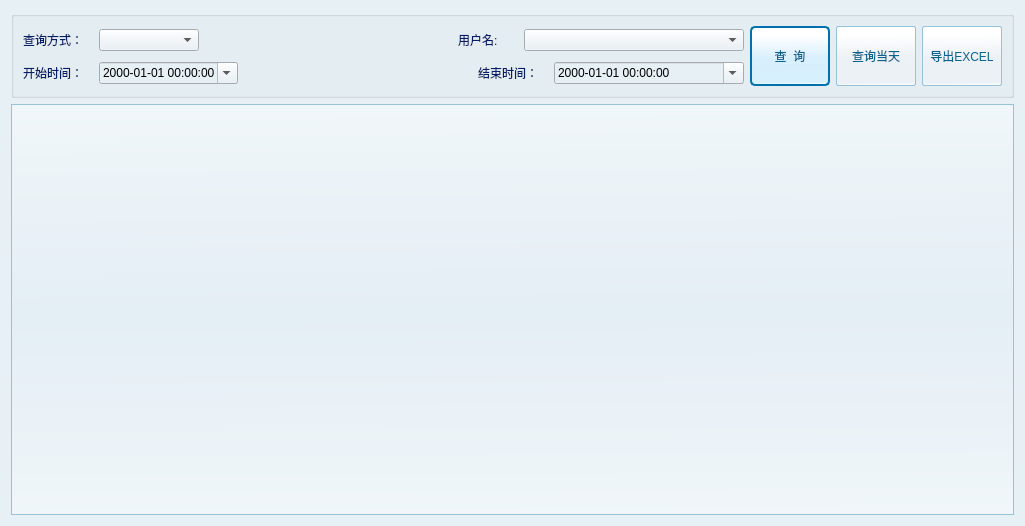
<ui version="4.0" >
 <class>CScoreRec</class>
 <widget class="QWidget" name="CScoreRec" >
  <property name="geometry" >
   <rect>
    <x>0</x>
    <y>0</y>
    <width>1025</width>
    <height>526</height>
   </rect>
  </property>
  <property name="windowTitle" >
   <string>成绩查询</string>
  </property>
  <property name="styleSheet" >
   <string notr="true" >
font: 14pt "宋体";
background-color: rgb(231, 240, 245);</string>
  </property>
  <layout class="QVBoxLayout" name="verticalLayout_3" >
   <item>
    <widget class="QGroupBox" name="groupBox" >
     <property name="styleSheet" >
      <string notr="true" >border-color: rgb(255, 3, 15);</string>
     </property>
     <property name="title" >
      <string/>
     </property>
     <layout class="QGridLayout" name="gridLayout" >
      <item row="0" column="0" >
       <layout class="QHBoxLayout" name="horizontalLayout" >
        <item>
         <widget class="QLabel" name="label" >
          <property name="minimumSize" >
           <size>
            <width>70</width>
            <height>0</height>
           </size>
          </property>
          <property name="maximumSize" >
           <size>
            <width>70</width>
            <height>16777215</height>
           </size>
          </property>
          <property name="styleSheet" >
           <string notr="true" >font: 75 10pt "新宋体";
color: rgb(4, 30, 103);
background-color: qlineargradient(spread:pad, x1:0.528364, y1:1, x2:0.511, y2:0.0113636, stop:0 rgba(255, 255, 255, 0), stop:0.5 rgba(224, 234, 245, 0), stop:1 rgba(255, 255, 255, 0));
    border-width:0px;</string>
          </property>
          <property name="text" >
           <string>查询方式：</string>
          </property>
         </widget>
        </item>
        <item>
         <widget class="QComboBox" name="comboMode" >
          <property name="minimumSize" >
           <size>
            <width>100</width>
            <height>0</height>
           </size>
          </property>
          <property name="maximumSize" >
           <size>
            <width>100</width>
            <height>16777215</height>
           </size>
          </property>
         </widget>
        </item>
       </layout>
      </item>
      <item row="0" column="1" colspan="2" >
       <layout class="QHBoxLayout" name="horizontalLayout_3" >
        <item>
         <spacer name="horizontalSpacer_2" >
          <property name="orientation" >
           <enum>Qt::Horizontal</enum>
          </property>
          <property name="sizeHint" stdset="0" >
           <size>
            <width>40</width>
            <height>20</height>
           </size>
          </property>
         </spacer>
        </item>
        <item>
         <widget class="QLabel" name="labelContent" >
          <property name="minimumSize" >
           <size>
            <width>60</width>
            <height>0</height>
           </size>
          </property>
          <property name="maximumSize" >
           <size>
            <width>60</width>
            <height>16777215</height>
           </size>
          </property>
          <property name="styleSheet" >
           <string notr="true" >font: 75 10pt "新宋体";
color: rgb(4, 30, 103);
background-color: qlineargradient(spread:pad, x1:0.528364, y1:1, x2:0.511, y2:0.0113636, stop:0 rgba(255, 255, 255, 0), stop:0.5 rgba(224, 234, 245, 0), stop:1 rgba(255, 255, 255, 0));
    border-width:0px;</string>
          </property>
          <property name="text" >
           <string>用户名:</string>
          </property>
         </widget>
        </item>
        <item>
         <widget class="QComboBox" name="comboContent" >
          <property name="minimumSize" >
           <size>
            <width>220</width>
            <height>0</height>
           </size>
          </property>
          <property name="editable" >
           <bool>false</bool>
          </property>
         </widget>
        </item>
       </layout>
      </item>
      <item rowspan="2" row="0" column="4" >
       <widget class="QPushButton" name="buttonSearch" >
        <property name="minimumSize" >
         <size>
          <width>0</width>
          <height>60</height>
         </size>
        </property>
        <property name="maximumSize" >
         <size>
          <width>80</width>
          <height>16777215</height>
         </size>
        </property>
        <property name="styleSheet" >
         <string notr="true" >background-color: qlineargradient(spread:pad, x1:0.520599, y1:1, x2:0.508, y2:0.142, stop:0 rgba(255, 255, 255, 255), stop:0.0564972 rgba(214, 240, 253, 255), stop:0.536723 rgba(216, 239, 253, 255), stop:1 rgba(255, 255, 255, 255));

    border-width: 2px;
    border-color: rgb(0, 113, 173);
    border-style: solid;
    border-radius: 5;
    padding:5px;
 
font: 11pt "汉仪中黑简";
color: rgb(7, 100, 143);</string>
        </property>
        <property name="text" >
         <string>查  询</string>
        </property>
       </widget>
      </item>
      <item row="1" column="0" colspan="2" >
       <layout class="QHBoxLayout" name="horizontalLayout_2" >
        <item>
         <widget class="QLabel" name="label_2" >
          <property name="minimumSize" >
           <size>
            <width>70</width>
            <height>0</height>
           </size>
          </property>
          <property name="maximumSize" >
           <size>
            <width>70</width>
            <height>16777215</height>
           </size>
          </property>
          <property name="styleSheet" >
           <string notr="true" >font: 75 10pt "新宋体";
color: rgb(4, 30, 103);
background-color: qlineargradient(spread:pad, x1:0.528364, y1:1, x2:0.511, y2:0.0113636, stop:0 rgba(255, 255, 255, 0), stop:0.5 rgba(224, 234, 245, 0), stop:1 rgba(255, 255, 255, 0));
    border-width:0px;</string>
          </property>
          <property name="text" >
           <string>开始时间：</string>
          </property>
         </widget>
        </item>
        <item>
         <widget class="QDateTimeEdit" name="dateTimeEditStart" >
          <property name="displayFormat" >
           <string>yyyy-MM-dd HH:mm:ss</string>
          </property>
          <property name="calendarPopup" >
           <bool>true</bool>
          </property>
         </widget>
        </item>
        <item>
         <spacer name="horizontalSpacer" >
          <property name="orientation" >
           <enum>Qt::Horizontal</enum>
          </property>
          <property name="sizeHint" stdset="0" >
           <size>
            <width>40</width>
            <height>20</height>
           </size>
          </property>
         </spacer>
        </item>
       </layout>
      </item>
      <item row="1" column="2" >
       <layout class="QHBoxLayout" name="horizontalLayout_4" >
        <item>
         <widget class="QLabel" name="label_3" >
          <property name="minimumSize" >
           <size>
            <width>70</width>
            <height>0</height>
           </size>
          </property>
          <property name="maximumSize" >
           <size>
            <width>70</width>
            <height>16777215</height>
           </size>
          </property>
          <property name="styleSheet" >
           <string notr="true" >font: 75 10pt "新宋体";
color: rgb(4, 30, 103);
background-color: qlineargradient(spread:pad, x1:0.528364, y1:1, x2:0.511, y2:0.0113636, stop:0 rgba(255, 255, 255, 0), stop:0.5 rgba(224, 234, 245, 0), stop:1 rgba(255, 255, 255, 0));
    border-width:0px;</string>
          </property>
          <property name="text" >
           <string>结束时间：</string>
          </property>
         </widget>
        </item>
        <item>
         <widget class="QDateTimeEdit" name="dateTimeEditEnd" >
          <property name="displayFormat" >
           <string>yyyy-MM-dd HH:mm:ss</string>
          </property>
          <property name="calendarPopup" >
           <bool>true</bool>
          </property>
         </widget>
        </item>
       </layout>
      </item>
      <item rowspan="2" row="0" column="5" >
       <widget class="QPushButton" name="buttonSearchTaday" >
        <property name="minimumSize" >
         <size>
          <width>0</width>
          <height>60</height>
         </size>
        </property>
        <property name="maximumSize" >
         <size>
          <width>80</width>
          <height>16777215</height>
         </size>
        </property>
        <property name="styleSheet" >
         <string notr="true" >background-color: qlineargradient(spread:pad, x1:0.520599, y1:1, x2:0.508, y2:0.142, stop:0 rgba(255, 255, 255, 255), stop:0.0564972 rgba(236, 241, 245, 255), stop:0.536723 rgba(236, 241, 245, 255), stop:1 rgba(255, 255, 255, 255));

    border-width: 1px;
    border-color: rgb(150, 194, 219);
    border-style: solid;
    border-radius:2;
    padding:5px;
 
font: 11pt "汉仪中黑简";
color: rgb(7, 100, 143);</string>
        </property>
        <property name="text" >
         <string>查询当天</string>
        </property>
       </widget>
      </item>
      <item rowspan="2" row="0" column="6" >
       <widget class="QPushButton" name="buttonExport" >
        <property name="minimumSize" >
         <size>
          <width>0</width>
          <height>60</height>
         </size>
        </property>
        <property name="maximumSize" >
         <size>
          <width>80</width>
          <height>16777215</height>
         </size>
        </property>
        <property name="styleSheet" >
         <string notr="true" >background-color: qlineargradient(spread:pad, x1:0.520599, y1:1, x2:0.508, y2:0.142, stop:0 rgba(255, 255, 255, 255), stop:0.0564972 rgba(236, 241, 245, 255), stop:0.536723 rgba(236, 241, 245, 255), stop:1 rgba(255, 255, 255, 255));

    border-width: 1px;
    border-color: rgb(150, 194, 219);
    border-style: solid;
    border-radius:2;
    padding:5px;
 
font: 11pt "汉仪中黑简";
color: rgb(7, 100, 143);</string>
        </property>
        <property name="text" >
         <string>导出EXCEL</string>
        </property>
       </widget>
      </item>
     </layout>
    </widget>
   </item>
   <item>
    <widget class="QTableView" name="listScoreRec" >
     <property name="styleSheet" >
      <string notr="true" >background-color: qlineargradient(spread:pad, x1:0.528364, y1:1, x2:0.511, y2:0.0113636, stop:0 rgba(255, 255, 255, 100), stop:0.5 rgba(224, 234, 245, 100), stop:1 rgba(255, 255, 255, 100));
 border-width: 1px;
    border-color: rgb(150, 194, 219);
    border-style: solid;
    padding: 2px;</string>
     </property>
     <property name="sortingEnabled" >
      <bool>true</bool>
     </property>
    </widget>
   </item>
  </layout>
 </widget>
 <resources/>
 <connections/>
</ui>
